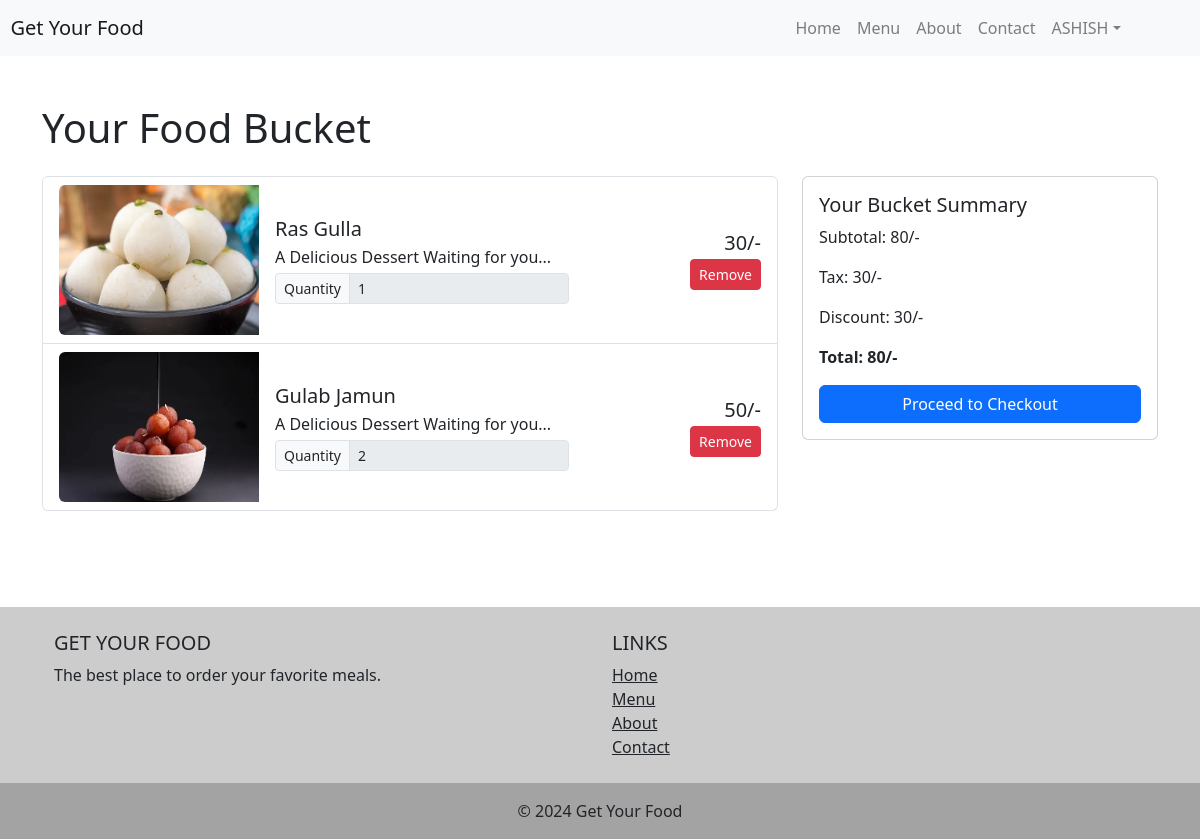
The page /cart/ (signed in) on the database its author committed.
### myapp/models.py (models this page shows, shortened)
class CustomUser(AbstractUser):
    phone_number = models.CharField(max_length=10)
    address = models.CharField(max_length=100)
    image = models.ImageField(upload_to='user_image/', null=True)
    groups = models.ManyToManyField(
        Group,
        related_name='customuser_set',
        blank=True,
        help_text=('The groups this user belongs to. A user will get all permissions granted to each of their groups.'),
        related_query_name='customuser',
    )
    user_permissions = models.ManyToManyField(
        Permission,
        related_name='customuser_set',
        blank=True,
        help_text=('Specific permissions for this user.'),
        related_query_name='customuser',
    )

class Cart(models.Model):
    user = models.ForeignKey(CustomUser, on_delete=models.CASCADE)
    product = models.ForeignKey(Product, on_delete=models.CASCADE)
    quantity = models.IntegerField(default=1)
    total_price = models.IntegerField(default=0)
    created_at = models.DateTimeField(auto_now_add=True)
    updated_at = models.DateTimeField(auto_now=True)
    class Meta:
        ordering = ('-created_at',)

class Product(models.Model):
    name = models.CharField(max_length=100)
    price = models.IntegerField(default=0)
    description = models.CharField(max_length=100)
    image = models.ImageField(upload_to='images/')
    category = models.ForeignKey(Category, on_delete=models.CASCADE)
    class Meta:
        ordering = ['category']

### myapp/views.py (the view, shortened to what this page needs)
# urls.py: path('cart/', views.CartView.as_view(), name='cart'),
class CartView(View):
    @method_decorator(login_required)
    def get(self, request):
        cart = Cart.objects.filter(user=request.user)
        total = cart.aggregate(total=Sum('total_price'))
        return render(request, 'cart.html', {'cart': cart, 'total_price':total})

### myapp/templates/cart.html (shortened to what this page needs)
{% extends "base.html" %}
{% block content %}
<div class="container my-5">
    <h1 class="mb-4">Your Food Bucket</h1>
    <div class="row">
        <div class="col-md-8">
            <div class="list-group">
                {% for item in  cart%}
                <div class="list-group-item d-flex justify-content-between align-items-center">
                    <div class="d-flex align-items-center">
                        <img class="img-fluid rounded-start" src="{{item.product.image.url}}" alt="..." style='width:200px;height:150px;'>
                        <div class="ms-3">
                            <h5 class="mb-1">{{item.product.name}}</h5>
                            <p class="mb-1">{{item.product.description}}</p>
                            <div class="input-group input-group-sm">
                                <span class="input-group-text">Quantity</span>
                                <input type="number" class="form-control" value="{{item.quantity}}" disabled>
                            </div>
                        </div>
                    </div>
                    <div class="text-end">
                        <h5 class="mb-1">{{item.total_price}}/-</h5>
                        <form method='post'>
                            <button class="btn btn-danger btn-sm">Remove</button>
                        </form>
                    </div>
                </div>
                {% empty %}
                    <h3>&nbsp&nbsp&nbsp&nbspNo items added to cart...</h3>
                {% endfor %}
            </div>
        </div>
        <div class="col-md-4">
            <div class="card">
                <div class="card-body">
                    <h5 class="card-title">Your Bucket Summary</h5>
                    <p class="card-text">Subtotal: {{total_price.total}}/-</p>
                    <p class="card-text">Tax: 30/-</p>
                    <p class="card-text">Discount: 30/-</p>
                    <p class="card-text"><strong>Total: {{total_price.total}}/-</strong></p>
                    <form action="{% url 'order' %}" method="post">
                        <button type="submit" class="btn btn-primary btn-block">Proceed to Checkout</button>
                    </form>
                </div>
            </div>
        </div>
    </div>
</div>
<br><br>
{% endblock content %}

### myapp/templates/base.html (shortened to what this page needs)
{% load static %}
<!DOCTYPE html>
<html lang="en">
<head>
    <link href="https://stackpath.bootstrapcdn.com/bootstrap/4.5.2/css/bootstrap.min.css" rel="stylesheet">
    <link href="https://cdnjs.cloudflare.com/ajax/libs/font-awesome/5.15.4/css/all.min.css" rel="stylesheet">
    <link href="https://cdn.jsdelivr.net/npm/bootstrap@5.3.0/dist/css/bootstrap.min.css" rel="stylesheet">
    <link href="{% static '/style.css' %}" rel="stylesheet">
</head>
<body>
    <nav class="navbar navbar-expand-lg navbar-light bg-light">
        <a class="navbar-brand" href="#">&nbsp;&nbsp;Get Your Food</a>
        <div class="collapse navbar-collapse" id="navbarNav">
            <ul class="navbar-nav ml-auto">
                <li class="nav-item">
                    <a class="nav-link" href="{% url 'home' %}">Home</a>
                </li>
                <li class="nav-item">
                    <a class="nav-link" href="{% url 'menu' %}">Menu</a>
                </li>
                <li class="nav-item">
                    <a class="nav-link" href="{% url 'about' %}">About</a>
                </li>
                <li class="nav-item">
                    <a class="nav-link" href="{% url 'contact' %}">Contact</a>
                </li>
                <li class="nav-item">
                    {% if request.user.is_authenticated %}
                            <li class="nav-item dropdown">
                                <a class="nav-link dropdown-toggle" data-bs-toggle="dropdown" href="#" role="button" aria-expanded="false">{{user| upper}}</a>
                            </li>
                    {% else %}
                        <a class="nav-link" href="{% url 'login' %}">Login</a>
                    {% endif %}
                </li>
                <li class="nav-item">
                </li>
            </ul>
        </div>
    </nav>
    {% block content %}
    {% endblock %}
    <footer class="text-center text-lg-start" style="background-color: rgba(0, 0, 0, 0.2);">
        <div class="container p-4">
            <div class="row">
                <div class="col-lg-6 col-md-12 mb-4 mb-md-0">
                    <h5 class="text-uppercase">Get Your Food</h5>
                    <p>
                        The best place to order your favorite meals.
                    </p>
                </div>
                <div class="col-lg-6 col-md-12 mb-4 mb-md-0">
                    <h5 class="text-uppercase">Links</h5>
                    <ul class="list-unstyled mb-0">
                        <li>
                            <a href="{% url 'home' %}" class="text-dark">Home</a>
                        </li>
                        <li>
                            <a href="{% url 'menu' %}" class="text-dark">Menu</a>
                        </li>
                        <li>
                            <a href="{% url 'about' %}" class="text-dark">About</a>
                        </li>
                        <li>
                            <a href="{% url 'contact' %}" class="text-dark">Contact</a>
                        </li>
                    </ul>
                </div>
            </div>
        </div>
        <div class="text-center p-3" style="background-color: rgba(0, 0, 0, 0.2);">
            © 2024 Get Your Food
        </div>
    </footer>
</body>
</html>

### myapp/static/style.css (style rules this page uses)
.img-fluid { max-width: 100%; height: auto; }

### rows shown on the page
CustomUser: username "ASHISH"
Cart: product.image (picture), product.name "Ras Gulla", product.description "A Delicious Dessert Waiting for you...", quantity "1", total_price "30"
Cart: product.image (picture), product.name "Gulab Jamun", product.description "A Delicious Dessert Waiting for you...", quantity "2", total_price "50"

### other values the page prints
{{ total_price.total }} "80"
